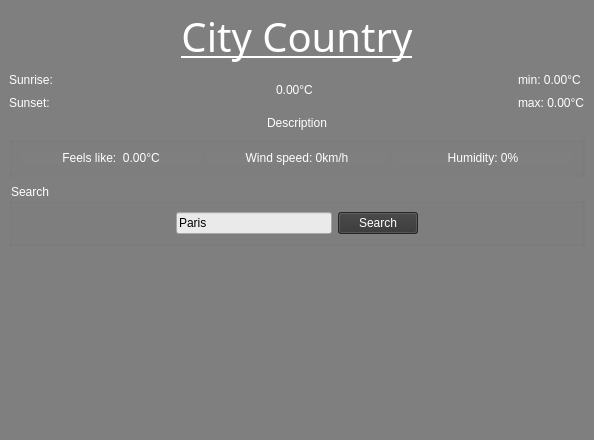
<?xml version="1.0" encoding="UTF-8"?>
<ui version="4.0">
 <class>MainWindow</class>
 <widget class="QMainWindow" name="MainWindow">
  <property name="geometry">
   <rect>
    <x>0</x>
    <y>0</y>
    <width>594</width>
    <height>440</height>
   </rect>
  </property>
  <property name="windowTitle">
   <string>OpentelemetryWeatherApp</string>
  </property>
  <property name="windowIcon">
   <iconset resource="resource.qrc">
    <normaloff>:resource/images/02d.png</normaloff>:/resource/images/02d.png</iconset>
  </property>
  <property name="styleSheet">
   <string notr="true">background-color: rgb(127, 127, 127);
color: rgb(255, 255, 255);</string>
  </property>
  <widget class="QWidget" name="centralwidget">
   <layout class="QVBoxLayout" name="verticalLayout_2">
    <item>
     <layout class="QVBoxLayout" name="verticalLayout">
      <item>
       <widget class="QLabel" name="label_CityName">
        <property name="font">
         <font>
          <family>Dubai medium</family>
          <pointsize>30</pointsize>
          <italic>false</italic>
          <bold>false</bold>
          <underline>true</underline>
          <kerning>true</kerning>
         </font>
        </property>
        <property name="styleSheet">
         <string notr="true">font: 300 30pt &quot;Dubai medium&quot;;</string>
        </property>
        <property name="text">
         <string>City Country</string>
        </property>
        <property name="alignment">
         <set>Qt::AlignCenter</set>
        </property>
       </widget>
      </item>
      <item>
       <layout class="QGridLayout" name="gridLayout">
        <item row="1" column="0">
         <widget class="QLabel" name="label_Sunset">
          <property name="styleSheet">
           <string notr="true">font: 300 15pt &quot;Dubai&quot;;</string>
          </property>
          <property name="text">
           <string>Sunset: </string>
          </property>
          <property name="alignment">
           <set>Qt::AlignLeading|Qt::AlignLeft|Qt::AlignVCenter</set>
          </property>
         </widget>
        </item>
        <item row="0" column="1">
         <spacer name="horizontalSpacer_3">
          <property name="orientation">
           <enum>Qt::Horizontal</enum>
          </property>
          <property name="sizeHint" stdset="0">
           <size>
            <width>40</width>
            <height>20</height>
           </size>
          </property>
         </spacer>
        </item>
        <item row="0" column="3" rowspan="2">
         <widget class="QLabel" name="label_Temp">
          <property name="styleSheet">
           <string notr="true">font: 300 50pt &quot;Dubai Light&quot;;</string>
          </property>
          <property name="text">
           <string>0.00°C</string>
          </property>
         </widget>
        </item>
        <item row="0" column="5">
         <widget class="QLabel" name="label_minTemp">
          <property name="styleSheet">
           <string notr="true">font: 300 15pt &quot;Dubai&quot;;</string>
          </property>
          <property name="text">
           <string>min: 0.00°C</string>
          </property>
          <property name="alignment">
           <set>Qt::AlignLeading|Qt::AlignLeft|Qt::AlignVCenter</set>
          </property>
         </widget>
        </item>
        <item row="1" column="5">
         <widget class="QLabel" name="label_maxTemp">
          <property name="styleSheet">
           <string notr="true">font: 300 15pt &quot;Dubai&quot;;</string>
          </property>
          <property name="text">
           <string>max: 0.00°C</string>
          </property>
          <property name="alignment">
           <set>Qt::AlignLeading|Qt::AlignLeft|Qt::AlignVCenter</set>
          </property>
         </widget>
        </item>
        <item row="0" column="0">
         <widget class="QLabel" name="label_Sunrise">
          <property name="styleSheet">
           <string notr="true">font: 300 15pt &quot;Dubai&quot;;</string>
          </property>
          <property name="text">
           <string>Sunrise: </string>
          </property>
          <property name="alignment">
           <set>Qt::AlignLeading|Qt::AlignLeft|Qt::AlignVCenter</set>
          </property>
         </widget>
        </item>
        <item row="0" column="2" rowspan="2">
         <widget class="QLabel" name="label_Icon">
          <property name="frameShape">
           <enum>QFrame::NoFrame</enum>
          </property>
          <property name="frameShadow">
           <enum>QFrame::Plain</enum>
          </property>
          <property name="text">
           <string/>
          </property>
          <property name="pixmap">
           <pixmap resource="resource.qrc">:/resource/images/11d.png</pixmap>
          </property>
          <property name="scaledContents">
           <bool>false</bool>
          </property>
          <property name="alignment">
           <set>Qt::AlignCenter</set>
          </property>
         </widget>
        </item>
        <item row="0" column="4">
         <spacer name="horizontalSpacer_4">
          <property name="orientation">
           <enum>Qt::Horizontal</enum>
          </property>
          <property name="sizeHint" stdset="0">
           <size>
            <width>40</width>
            <height>20</height>
           </size>
          </property>
         </spacer>
        </item>
       </layout>
      </item>
      <item>
       <widget class="QLabel" name="label_Description">
        <property name="styleSheet">
         <string notr="true">font: 300 20pt &quot;Dubai&quot;;</string>
        </property>
        <property name="text">
         <string>Description</string>
        </property>
        <property name="alignment">
         <set>Qt::AlignCenter</set>
        </property>
       </widget>
      </item>
      <item>
       <widget class="QGroupBox" name="groupBox">
        <property name="styleSheet">
         <string notr="true"/>
        </property>
        <property name="title">
         <string/>
        </property>
        <property name="flat">
         <bool>false</bool>
        </property>
        <property name="checkable">
         <bool>false</bool>
        </property>
        <layout class="QHBoxLayout" name="horizontalLayout">
         <item>
          <widget class="QLabel" name="label_FeelsLike">
           <property name="styleSheet">
            <string notr="true">font: 300 15pt &quot;Dubai medium&quot;;</string>
           </property>
           <property name="text">
            <string>Feels like:  0.00°C</string>
           </property>
           <property name="alignment">
            <set>Qt::AlignCenter</set>
           </property>
          </widget>
         </item>
         <item>
          <widget class="QLabel" name="label_Wind">
           <property name="styleSheet">
            <string notr="true">font: 300 15pt &quot;Dubai medium&quot;;</string>
           </property>
           <property name="text">
            <string>Wind speed: 0km/h</string>
           </property>
           <property name="alignment">
            <set>Qt::AlignCenter</set>
           </property>
          </widget>
         </item>
         <item>
          <widget class="QLabel" name="label_Humidity">
           <property name="styleSheet">
            <string notr="true">font: 300 15pt &quot;Dubai medium&quot;;</string>
           </property>
           <property name="text">
            <string>Humidity: 0%</string>
           </property>
           <property name="alignment">
            <set>Qt::AlignCenter</set>
           </property>
          </widget>
         </item>
        </layout>
       </widget>
      </item>
     </layout>
    </item>
    <item>
     <widget class="QGroupBox" name="groupBox_2">
      <property name="title">
       <string>Search</string>
      </property>
      <layout class="QHBoxLayout" name="horizontalLayout_2">
       <item>
        <spacer name="horizontalSpacer_2">
         <property name="orientation">
          <enum>Qt::Horizontal</enum>
         </property>
         <property name="sizeHint" stdset="0">
          <size>
           <width>40</width>
           <height>20</height>
          </size>
         </property>
        </spacer>
       </item>
       <item>
        <widget class="QLineEdit" name="lineEditSearch">
         <property name="cursor">
          <cursorShape>IBeamCursor</cursorShape>
         </property>
         <property name="styleSheet">
          <string notr="true">background-color: rgb(234, 234, 234);
color: rgb(0, 0, 0);</string>
         </property>
         <property name="text">
          <string>Paris</string>
         </property>
        </widget>
       </item>
       <item>
        <widget class="QPushButton" name="btnSearch">
         <property name="cursor">
          <cursorShape>ArrowCursor</cursorShape>
         </property>
         <property name="styleSheet">
          <string notr="true">background-color: rgb(52, 52, 52);
color: rgb(255, 255, 255);</string>
         </property>
         <property name="text">
          <string>Search</string>
         </property>
        </widget>
       </item>
       <item>
        <spacer name="horizontalSpacer">
         <property name="orientation">
          <enum>Qt::Horizontal</enum>
         </property>
         <property name="sizeHint" stdset="0">
          <size>
           <width>40</width>
           <height>20</height>
          </size>
         </property>
        </spacer>
       </item>
      </layout>
     </widget>
    </item>
    <item>
     <spacer name="verticalSpacer">
      <property name="orientation">
       <enum>Qt::Vertical</enum>
      </property>
      <property name="sizeHint" stdset="0">
       <size>
        <width>20</width>
        <height>40</height>
       </size>
      </property>
     </spacer>
    </item>
   </layout>
  </widget>
 </widget>
 <resources>
  <include location="resource.qrc"/>
 </resources>
 <connections>
  <connection>
   <sender>btnSearch</sender>
   <signal>clicked()</signal>
   <receiver>MainWindow</receiver>
   <slot>slotSearch()</slot>
   <hints>
    <hint type="sourcelabel">
     <x>179</x>
     <y>52</y>
    </hint>
    <hint type="destinationlabel">
     <x>399</x>
     <y>196</y>
    </hint>
   </hints>
  </connection>
 </connections>
 <slots>
  <slot>slotSearch()</slot>
 </slots>
</ui>
